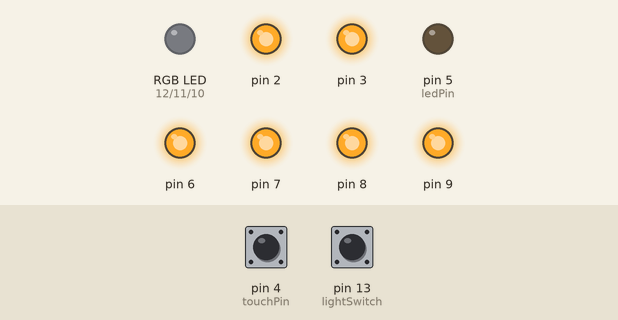
A sketch run on a simulated Arduino Uno, built with avr-gcc and run on an emulated ATmega328P. On the bench: an RGB LED mixed from three pins (HIGH = lit), output pins drawn as LEDs (lit = HIGH). Dashed ring = blinking. The inputs (shaded band) are chosen by the test bench; at power-on: pin 4 (touchPin) LOW, pin 13 (lightSwitch) LOW.

Above: at 1.2 s.
1.3 s: pin 4 (touchPin) pulled HIGH for 0.15 s
At 1.45 s:
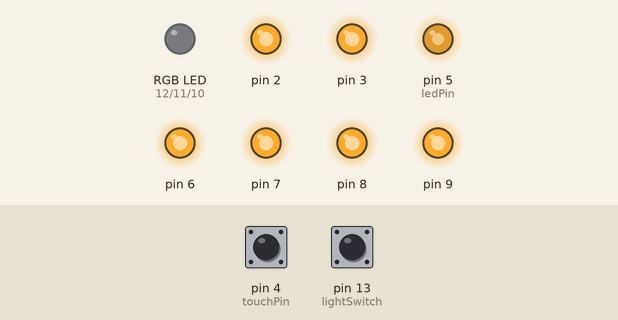
4.3 s: pin 13 (lightSwitch) pulled HIGH for 0.15 s
At 4.47 s:
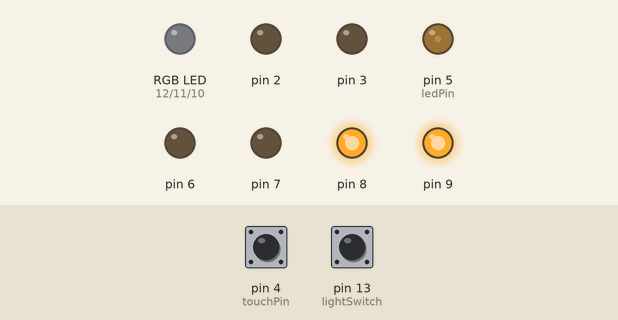
7.3 s: pin 13 (lightSwitch) pulled HIGH for 1 s
At 8.11 s:
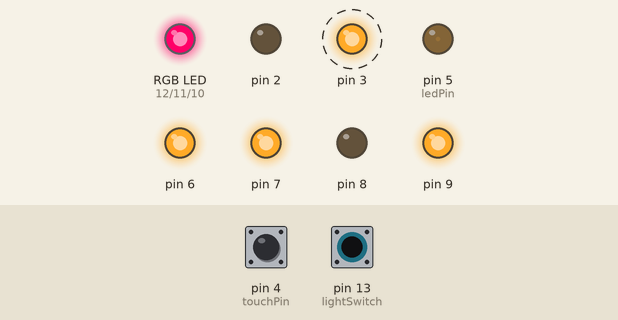
10.3 s: pin 13 (lightSwitch) pulled HIGH for 0.15 s
At 10.54 s:
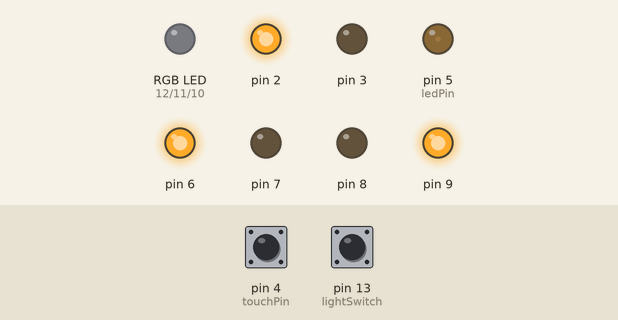
13.3 s: pin 13 (lightSwitch) pulled HIGH for 3.2 s
At 14.2 s:
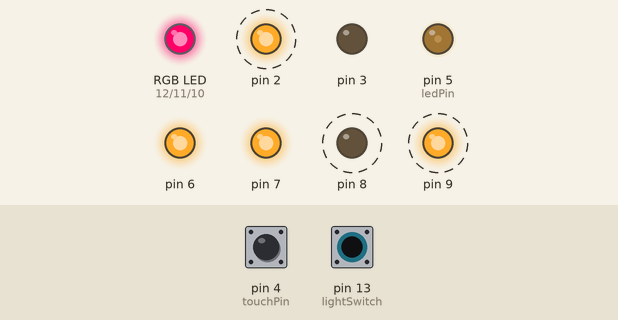
18.0 s: pin 13 (lightSwitch) pulled HIGH for 0.15 s
At 18.16 s:
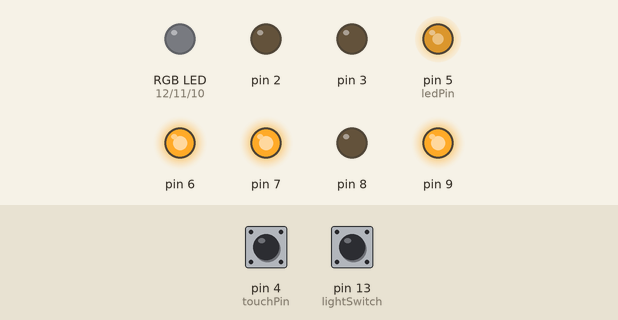
Timing chart, 0 to 55.5 s (numbered marks = the images above; inputs shaded):
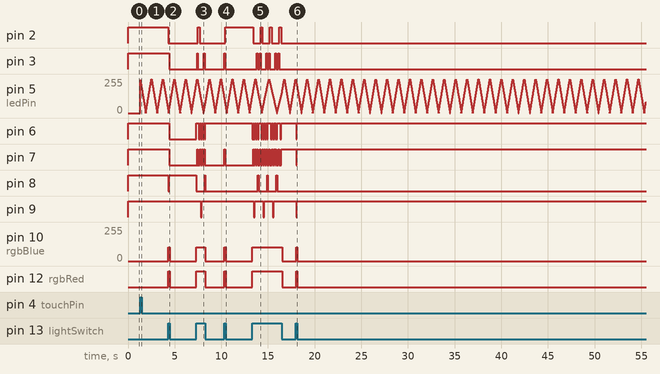

Measured:
- after the input at 4.3 s, pin 2: HIGH → LOW at once; pin 3, pin 6, pin 7: HIGH → LOW after 0.10 s; pin 8: HIGH → LOW at once, → HIGH 0.10 s later; pin 10 (rgbBlue): 0/255 → 104/255 at once, → 0/255 0.15 s later; pin 12 (rgbRed): LOW → HIGH at once, → LOW 0.15 s later
- after the input at 7.3 s, pin 2: LOW → HIGH after 0.20 s, → LOW 0.20 s later; pin 3: alternates HIGH for 0.10 s and LOW for 0.60 s, 4 changes in all, then stays LOW, starting after 0.10 s
- after the input at 10.3 s, pin 2: LOW → HIGH after 0.10 s; pin 3, pin 7: LOW → HIGH at once, → LOW 0.10 s later; pin 10 (rgbBlue): 0/255 → 104/255 at once, → 0/255 0.15 s later; pin 12 (rgbRed): LOW → HIGH at once, → LOW 0.15 s later
- after the input at 13.3 s, pin 2: alternates HIGH for 0.20 s and LOW for 0.80 s, 7 changes in all, then stays LOW, starting after 0.10 s; pin 3: LOW → HIGH after 0.50 s, then repeats every 1.0 s: LOW 0.20 s, HIGH 0.10 s, LOW 0.60 s, HIGH 0.10 s, until it stays LOW from 16.2 s
- after the input at 18.0 s, pin 6, pin 7, pin 9: HIGH → LOW at once, → HIGH 0.10 s later; pin 10 (rgbBlue): 0/255 → 104/255 at once, → 0/255 0.15 s later; pin 12 (rgbRed): LOW → HIGH at once, → LOW 0.15 s later

The sketch:

mod1_final.ino
```cpp
const int touchPin = 4;
const int ledPin = 5;

const int lightSwitch = 13;

// rgb light
const int rgbRed = 12;
const int rgbGreen = 11;
const int rgbBlue = 10;

int number[10][8] = {
  {0,0,0,1,0,0,0,1}, //display 0
  {0,1,1,1,1,1,0,1}, //display 1
  {0,0,1,0,0,0,1,1}, //display 2
  {0,0,1,0,1,0,0,1}, //display 3
  {0,1,0,0,1,1,0,1}, //display 4
  {1,0,0,0,1,0,0,1}, //display 5
  {1,0,0,0,0,0,0,1}, //display 6
  {0,0,1,1,1,1,0,1}, //display 7
  {0,0,0,0,0,0,0,0}, //display 8
  {0,0,0,0,1,1,0,1} //display 9
};

/*

pins:
- 2: e
- 3: d
- 4: c (dysfunct)
- 5: dp (dysfunct)
- 6: b
- 7: a
- 8: f
- 9: g

*/

void setup() {
  // declare the digital pins we are using as either input or output:
  pinMode(touchPin, INPUT);
  pinMode(ledPin, OUTPUT);

  // set initial LED state
  digitalWrite(ledPin, LOW);

  // Start off with the rgb LED off.
  pinMode(rgbRed,OUTPUT);
  pinMode(rgbGreen,OUTPUT);
  pinMode(rgbBlue,OUTPUT);
  setColorRgb(0,0,0);

  for (int pin = 2 ; pin <= 9 ; pin++){ // define digital pins 2 to 9 as output
    if (pin != ledPin && pin != touchPin) {
      pinMode(pin, OUTPUT);
      digitalWrite(pin, HIGH);
    }
  }
}

// Timing for ledPin pulse
unsigned long lastUpdate1 = 0;  // will store last time LED was updated
const double startRate = 400; // starting pulse rate
double rate1 = startRate; // current pulse rate
double interval1 = rate1 / (255 / 5);
int luminosity1 = 255; // current brightness
int lumIncr1 = -5; // increment by
double maxLum = 250; // maximum brightness

// Keep track if plant has died
bool dead = true;

// Timing for 8-segment LED
unsigned long lastUpdate2 = 0;  // will store last time LED was updated
double rate2 = 100; // current pulse rate
double interval2 = rate2 ;// / (255 / 5);
int segNum = 0; // current displayed number

void loop() {

  // read state of light switch, change rgb led
  int lightSwitchState = digitalRead(lightSwitch);
  if (lightSwitchState == HIGH) {
    // Turn on fake plant
    setColorRgb(254, 0, 104);
  } else {
    // Turn off fake plant
    setColorRgb(0, 0, 0);

    // Reset real plant pulse rate
    rate1 = startRate + 200;
    interval1 = rate1 / (255 / 5);
  }

  // read the state of the touch sensor into a local variable:
  int touchState = digitalRead(touchPin);

  // if a touch event is detected, revive plant
  if (touchState == HIGH) {
    //digitalWrite(ledPin, HIGH);
    dead = false;
  }


  /* Breathing light cycle */

  // current time
  unsigned long currTime = millis();

  if (!dead && currTime - lastUpdate1 >= interval1) {
    // save last heart update
    lastUpdate1 = currTime;

    // update to new brightness
    luminosity1 += lumIncr1;

    // update light increment if necessary
    if (luminosity1 > maxLum) {
      lumIncr1 = -5;
    } else if (luminosity1 <= 0) {
      luminosity1 = 0;
      lumIncr1 = 5;

      // Burn out at some point
      if (rate1 > 1500) {
        dead = true;
      }
    }

    analogWrite(ledPin, luminosity1);

    // Slow down pulse rate if light switch on
    if (lightSwitchState == HIGH) {
      rate1 *= 1.002;
      interval1 = rate1 / (255 / 5);
    }
  }

  // 8-segment LED cycle
  if (lightSwitchState == HIGH && currTime - lastUpdate2 >= interval2) {
    // save last heart update
    lastUpdate2 = currTime;

    // update to new display
    segNum = (segNum + 1) % (sizeof(number) / sizeof(number[0]));
    displayNum(segNum);
  }
}

// Change RGB LED color
void setColorRgb(unsigned int red, unsigned int green, unsigned int blue) {
  analogWrite(rgbRed, red);
  analogWrite(rgbGreen, green);
  analogWrite(rgbBlue, blue);
}

void displayNum(int i){ //call this function to display numbers
  for (int pin = 2; pin <= 9 ; pin++){
    if (pin != ledPin && pin != touchPin) {
      digitalWrite(pin, number[i][pin - 2]);
    }
  }
}
```
